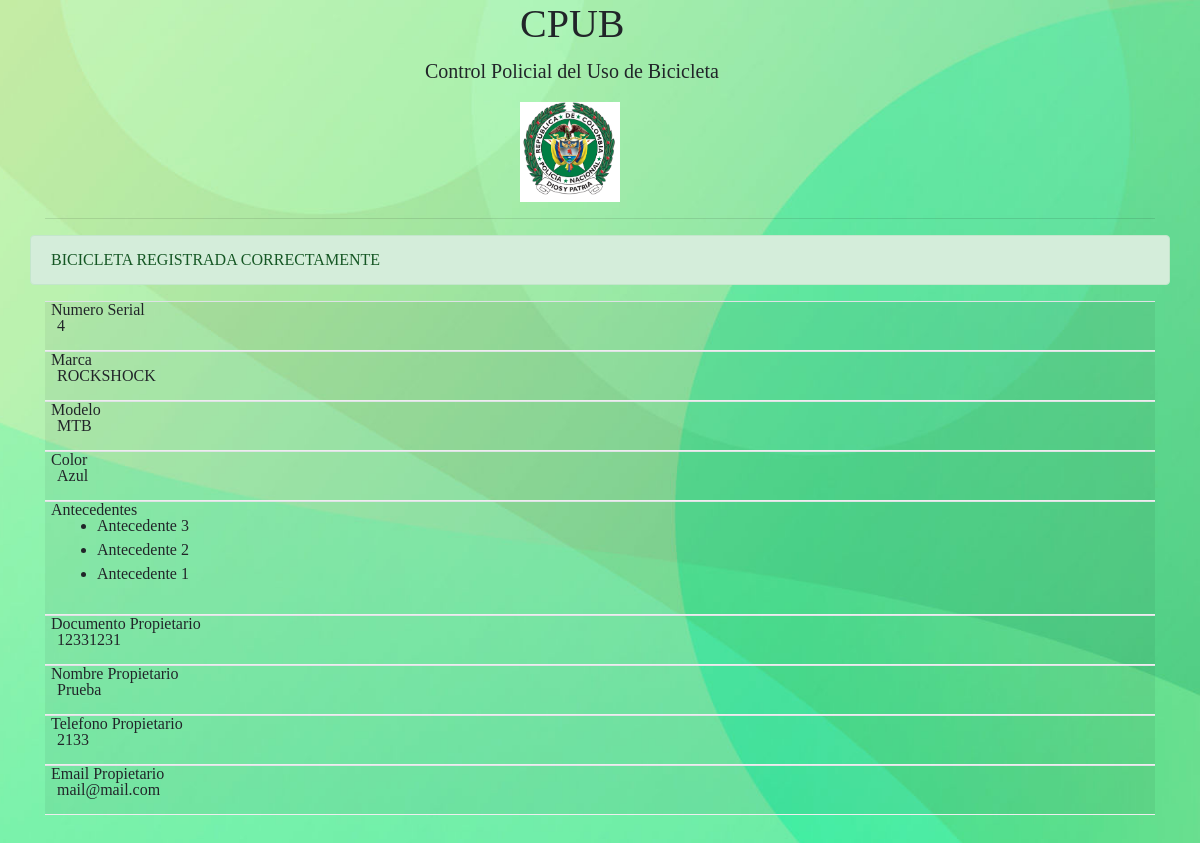
Screenshot of /detalle/4 with the database file from the repository.
### tables this page shows
CREATE TABLE bicicleta(
                            serial text PRIMARY KEY,
                            marca text NOT NULL,
                            modelo text NOT NULL,
                            color text NOT NULL,
                            doc_propietario integer NOT NULL,
                            FOREIGN KEY (doc_propietario) REFERENCES propietario(documento)

                        );

CREATE TABLE antecedente(
                            id_antecente integer PRIMARY KEY AUTOINCREMENT,
                            serial text NOT NULL,
                            antecedente text NOT NULL,
                            FOREIGN KEY (serial) REFERENCES bicicleta(serial)
                        );

CREATE TABLE propietario(
                            documento integer PRIMARY KEY,
                            nombre_completo text NOT NULL,
                            telefono text NOT NULL,
                            email email NOT NULL
                        );

### app.py (the view)
@app.route('/detalle/<pk>', methods=["GET"])
def detalle(pk):
    conn = sql.connect("database.db")
    c = conn.cursor()
    select_bici = "SELECT bici.serial, bici.marca, bici.modelo, bici.color, prop.documento, prop.nombre_completo, prop.telefono, prop.email FROM bicicleta as bici INNER JOIN propietario as prop ON bici.doc_propietario = prop.documento WHERE bici.serial = {}".format(pk)
    c.execute(select_bici)
    records = c.fetchone()
    antecedentes = []
    bicicleta = {
        "serial": records[0],
        "marca": records[1],
        "modelo": records[2],
        "color": records[3],
        "documento": records[4],
        "nombre": records[5],
        "telefono": records[6],
        "email": records[7],
    }
    select_antecendentes = "SELECT antecedente FROM antecedente WHERE serial = {}".format(pk)
    c.execute(select_antecendentes)
    records = c.fetchall()
    for record in records:
        antecedentes.insert(0, record[0])
    bicicleta["antecedentes"] = antecedentes
    print(bicicleta)
    return render_template("detalle.html", bicicleta=bicicleta)

### templates/detalle.html (shortened to what this page needs)
<!doctype html>
<html lang="en">
<head>
  <link rel="stylesheet" href="https://stackpath.bootstrapcdn.com/bootstrap/4.3.1/css/bootstrap.min.css"
>
  <link rel="stylesheet" href="../static/css/style.css">
</head>
<body>
  <div class="bg container">
    <div class="row">
      <div class="col-md-4 offset-md-5 offset-3">
        <h1>
          CPUB
        </h1>
      </div>
    </div>
    <div class="row">
      <div class="col-md-4 offset-md-4 offset-1">
        <p class="lead">Control Policial del Uso de Bicicleta</p>
      </div>
    </div>
    <div class="row">
      <div class="col-md-4 offset-md-5 offset-4">
        <a href="/">
          <img src="../static/images/Escudo.jpg" width="100" height="100">
        </a>
      </div>
    </div>
    <hr>
    {% if  bicicleta%}
    <div class="row">
      <div class="col-md-12 alert alert-success">
        BICICLETA REGISTRADA CORRECTAMENTE
      </div>
    </div>
    <div class="row" id="table-info">
      <div class="col-md-12 ">
        <table class="table table-responsive table-striped">
          <tbody>
            <tr>
              <td>
                {{ bicicleta.serial }}
              </td>
              <td>
                {{ bicicleta.marca }}
              </td>
              <td>
                {{ bicicleta.modelo }}
              </td>
              <td>
                {{ bicicleta.color }}
              </td>
              <td>
                {% if bicicleta.antecedentes %}
                <ul>
                  {% for antecedente in bicicleta.antecedentes %}
                  <li type="disc">{{antecedente}}</li>
                  {% endfor %}
                </ul>
                {% else %}
                No registra
                {% endif %}
              </td>
              <td>
                {{bicicleta.documento}}
              </td>
              <td>
                {{bicicleta.nombre}}
              </td>
              <td>
                {{bicicleta.telefono}}
              </td>
              <td>
                {{bicicleta.email}}
              </td>
            </tr>
          </tbody>
        </table>
      </div>
    </div>
    {% else %}
    <div class="row">
      <div class="col-md-12 alert alert-warning">
        NO SE ENCUENTRA BICICLETA REGISTRADA CON ESE SERIAL
      </div>
    </div>
    {% endif %}
  </div>
</body>
</html>

### static/css/style.css (style rules this page uses)
body, html { height: 100%; margin: 0; }
body { background-image: url("../images/fondo.jpg"); background-position: center center; background-repeat: no-repeat; background-attachment: fixed; background-size: cover; background-color: #464646; }
body { font-family: Verdana; font-family: 'PT Sans'; }
@media only screen 
    and (max-width: 760px), (min-device-width: 768px) 
    and (max-device-width: 1024px) { table, thead, tbody, th, td, tr { display: block; } }
@media only screen 
    and (max-width: 760px), (min-device-width: 768px) 
    and (max-device-width: 1024px) { tr { margin: 0 0 1rem 0; } }
@media only screen 
    and (max-width: 760px), (min-device-width: 768px) 
    and (max-device-width: 1024px) { tr:nth-child(odd) { background: #ccc; } }
@media only screen 
    and (max-width: 760px), (min-device-width: 768px) 
    and (max-device-width: 1024px) { td { border: none; border-bottom: 1px solid #eee; position: relative; padding-left: 50%; } }
@media only screen 
    and (max-width: 760px), (min-device-width: 768px) 
    and (max-device-width: 1024px) { td:before { position: absolute; margin-top: -4px; top: 0; left: 6px; width: 45%; padding-right: 10px; white-space: nowrap; } }
@media only screen 
    and (max-width: 760px), (min-device-width: 768px) 
    and (max-device-width: 1024px) { td:nth-of-type(1):before { content: "Numero Serial"; } }
@media only screen 
    and (max-width: 760px), (min-device-width: 768px) 
    and (max-device-width: 1024px) { td:nth-of-type(2):before { content: "Marca"; } }
@media only screen 
    and (max-width: 760px), (min-device-width: 768px) 
    and (max-device-width: 1024px) { td:nth-of-type(3):before { content: "Modelo"; } }
@media only screen 
    and (max-width: 760px), (min-device-width: 768px) 
    and (max-device-width: 1024px) { td:nth-of-type(4):before { content: "Color"; } }
@media only screen 
    and (max-width: 760px), (min-device-width: 768px) 
    and (max-device-width: 1024px) { td:nth-of-type(5):before { content: "Antecedentes"; } }
@media only screen 
    and (max-width: 760px), (min-device-width: 768px) 
    and (max-device-width: 1024px) { td:nth-of-type(6):before { content: "Documento Propietario"; } }
@media only screen 
    and (max-width: 760px), (min-device-width: 768px) 
    and (max-device-width: 1024px) { td:nth-of-type(7):before { content: "Nombre Propietario"; } }
@media only screen 
    and (max-width: 760px), (min-device-width: 768px) 
    and (max-device-width: 1024px) { td:nth-of-type(8):before { content: "Telefono Propietario"; } }
@media only screen 
    and (max-width: 760px), (min-device-width: 768px) 
    and (max-device-width: 1024px) { td:nth-of-type(9):before { content: "Email Propietario"; } }
a, a:hover { color: black; }

### rows the page displays
bicicleta: serial "4", marca "ROCKSHOCK", modelo "MTB", color "Azul"
antecedente: antecedente "Antecedente 3"
antecedente: antecedente "Antecedente 2"
antecedente: antecedente "Antecedente 1"
propietario: documento "12331231", nombre "Prueba", telefono "2133", email "mail@mail.com"
